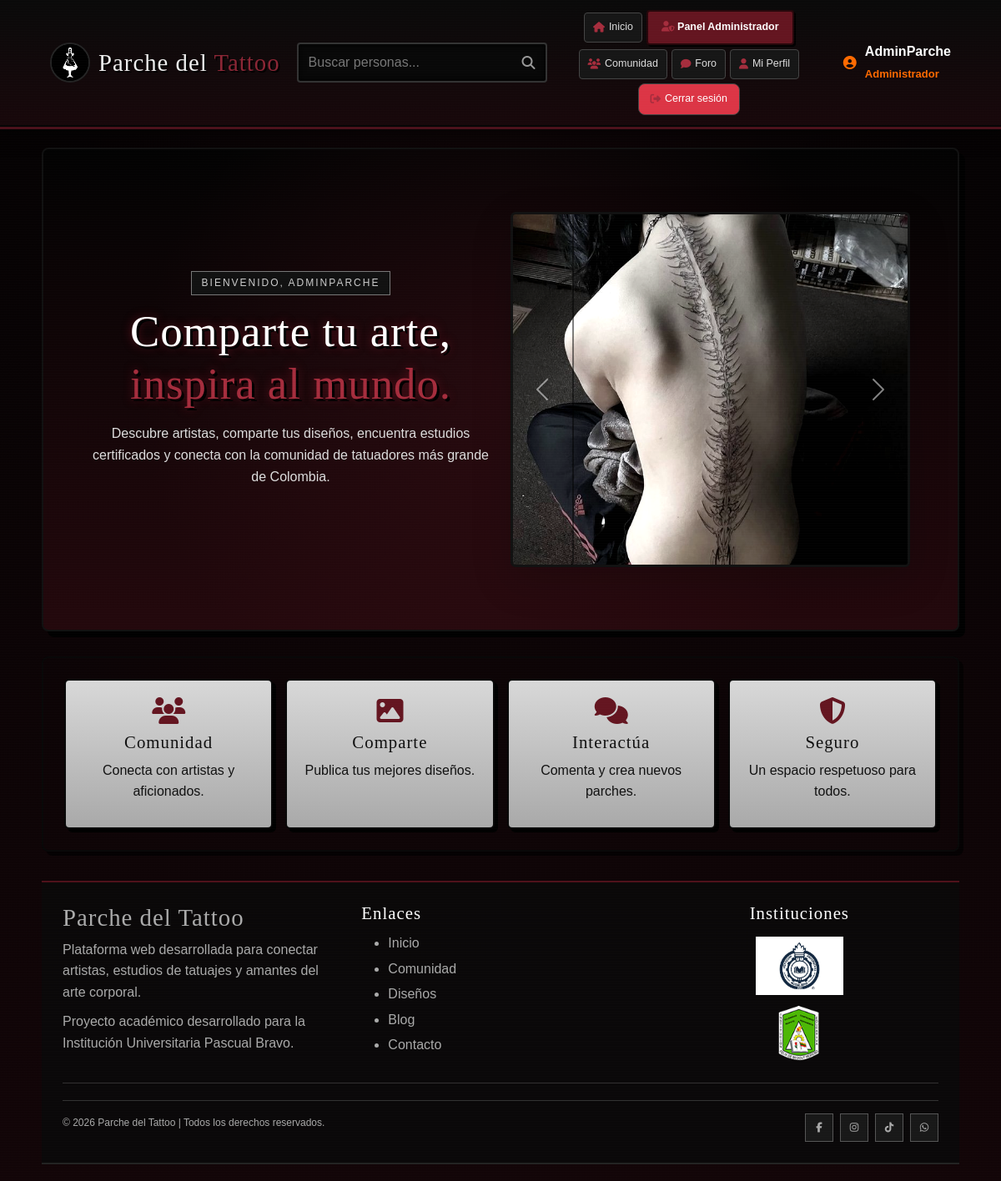
Page / (signed in) on the committed database.
### tables this page shows
CREATE TABLE `usuarios` (
  `id_usuario` int(11) NOT NULL,
  `nombre_usuario` varchar(50) NOT NULL,
  `nombre_completo` varchar(100) DEFAULT NULL,
  `email` varchar(100) NOT NULL,
  `password` varchar(255) NOT NULL,
  `telefono` varchar(20) DEFAULT NULL,
  `tipo_usuario` enum('Artista','Cliente','Administrador') NOT NULL DEFAULT 'Cliente',
  `fecha_registro` datetime DEFAULT current_timestamp(),
  `estado` tinyint(1) DEFAULT 1
);

### index.php (the view, shortened to what this page needs)
<?php
include("conexion.php");
$sesion_iniciada = isset($_SESSION["id_usuario"]);
$usuario = null;
$tipo_usuario = null;
if ($sesion_iniciada) {
    $id_usuario = $_SESSION["id_usuario"];
    $sql = "SELECT
                id_usuario,
                nombre_usuario,
                nombre_completo,
                email,
                tipo_usuario
            FROM usuarios
            WHERE id_usuario = ?
            AND estado = 1
            LIMIT 1";
    $stmt = $conexion->prepare($sql);
    $stmt->bind_param("i", $id_usuario);
    $stmt->execute();
    $resultado = $stmt->get_result();
    if ($resultado->num_rows === 1) {
        $usuario = $resultado->fetch_assoc();
        $tipo_usuario = $usuario["tipo_usuario"];
    } else {
        session_unset();
        session_destroy();
        $sesion_iniciada = false;
    }
}
?>
<!DOCTYPE html>
<html lang="es">
<head>
    <link
        href="https://cdn.jsdelivr.net/npm/bootstrap@5.3.7/dist/css/bootstrap.min.css"
        rel="stylesheet">
    <link
        rel="stylesheet"
        href="https://cdnjs.cloudflare.com/ajax/libs/font-awesome/6.6.0/css/all.min.css">
    <link
        rel="stylesheet"
        href="css/style.css">
</head>
<body>
<header>
    <div class="logo">
        <img
            src="./img/image-removebg-preview.png"
            alt="Logo Parche del Tattoo"
            class="logo-img">
        <h2>
            Parche del <span>Tattoo</span>
        </h2>
    </div>
    <div class="buscador">
        <input
            type="text"
            placeholder="Buscar personas...">
        <i class="fa-solid fa-magnifying-glass"></i>
    </div>
    <nav>
        <a href="index.php">
            <i class="fa-solid fa-house"></i>
            Inicio
        </a>
        <?php if ($sesion_iniciada && (
            $tipo_usuario === "Administrador" ||
            (isset($usuario['email']) && $usuario['email'] === 'adminparche@example.com')
        )): ?>
            <a href="admin.php" class="btn-tattoo btn-principal">
                <i class="fa-solid fa-user-shield"></i>
                Panel Administrador
            </a>
            <a href="comunidad.php">
                <i class="fa-solid fa-users"></i>
                Comunidad
            </a>
            <a href="foro.php">
                <i class="fa-solid fa-comment"></i>
                Foro
            </a>
            <a href="perfil.php">
                <i class="fa-solid fa-user"></i>
                Mi Perfil
            </a>
            <a href="logout.php" class="btn-cerrar-sesion">
                <i class="fa-solid fa-right-from-bracket"></i>
                Cerrar sesión
            </a>
        <?php endif; ?>
    </nav>
    <?php if ($sesion_iniciada && $usuario): ?>
        <div class="usuario-sesion">
            <i class="fa-solid fa-circle-user"></i>
            <div>
                <strong>
                    <?= htmlspecialchars($usuario["nombre_usuario"]) ?>
                </strong>
                <br>
                <span class="tipo-usuario">
                    <?= htmlspecialchars($tipo_usuario) ?>
                </span>
            </div>
        </div>
    <?php endif; ?>
</header>
<section class="hero">
    <div class="container">
        <div class="row align-items-center">
            <div class="col-lg-6">
                <?php if ($sesion_iniciada && $usuario): ?>
                    <span class="etiqueta">
                        Bienvenido,
                        <?= htmlspecialchars($usuario["nombre_usuario"]) ?>
                    </span>
                <?php else: ?>
                    <span class="etiqueta">
                        La red social del Tattoo
                    </span>
                <?php endif; ?>
                <h1>
                    Comparte tu arte,
                    <span>
                        inspira al mundo.
                    </span>
                </h1>
                <p>
                    Descubre artistas, comparte tus diseños,
                    encuentra estudios certificados y conecta
                    con la comunidad de tatuadores más grande
                    de Colombia.
                </p>
            </div>
            <div class="col-lg-6">
                <div
                    id="carouselTattoo"
                    class="carousel slide shadow-lg rounded overflow-hidden"
                    data-bs-ride="carousel">
                    <div class="carousel-inner">
                        <div class="carousel-item active">
                            <img
                                src="img/espinadorsal.jpg"
                                class="d-block w-100"
                                alt="Tatuaje espalda">
                        </div>
                    </div>
                    <button
                        class="carousel-control-prev"
                        type="button"
                        data-bs-target="#carouselTattoo"
                        data-bs-slide="prev">
                        <span class="carousel-control-prev-icon"></span>
                    </button>
                    <button
                        class="carousel-control-next"
                        type="button"
                        data-bs-target="#carouselTattoo"
                        data-bs-slide="next">
                        <span class="carousel-control-next-icon"></span>
                    </button>
                </div>
            </div>
        </div>
    </div>
</section>
<section class="caracteristicas">
    <div class="card">
        <i class="fa-solid fa-users"></i>
        <h3>Comunidad</h3>
        <p>
            Conecta con artistas y aficionados.
        </p>
    </div>
    <div class="card">
        <i class="fa-solid fa-image"></i>
        <h3>Comparte</h3>
        <p>
            Publica tus mejores diseños.
        </p>
    </div>
    <div class="card">
        <i class="fa-solid fa-comments"></i>
        <h3>Interactúa</h3>
        <p>
            Comenta y crea nuevos parches.
        </p>
    </div>
    <div class="card">
        <i class="fa-solid fa-shield-halved"></i>
        <h3>Seguro</h3>
        <p>
            Un espacio respetuoso para todos.
        </p>
    </div>
</section>
<footer>
    <div class="footer-contenedor">
        <div class="footer-info">
            <h2>Parche del Tattoo</h2>
            <p>
                Plataforma web desarrollada para conectar artistas,
                estudios de tatuajes y amantes del arte corporal.
            </p>
            <p>
                Proyecto académico desarrollado para la
                Institución Universitaria Pascual Bravo.
            </p>
        </div>
        <div class="footer-links">
            <h3>Enlaces</h3>
            <ul>
                <li>
                    <a href="index.php">
                        Inicio
                    </a>
                </li>
                <?php if ($sesion_iniciada): ?>
                    <li>
                        <a href="comunidad.php">
                            Comunidad
                        </a>
                    </li>
                    <li>
                        <a href="diseños.php">
                            Diseños
                        </a>
                    </li>
                    <li>
                        <a href="blog.php">
                            Blog
                        </a>
                    </li>
                <?php endif; ?>
                <li>
                    <a href="contacto.php">
                        Contacto
                    </a>
                </li>
            </ul>
        </div>
        <div class="footer-logos">
            <h3>Instituciones</h3>
            <img
                src="img/pascual.jpg"
                alt="Pascual Bravo">
            <img
                src="img/felix.png"
                alt="Félix de Bedout Moreno">
        </div>
    </div>
    <hr>
    <div class="footer-bottom">
        <p>
            © 2026 Parche del Tattoo |
            Todos los derechos reservados.
        </p>
        <div class="redes">
            <a href="#">
                <i class="fab fa-facebook-f"></i>
            </a>
            <a href="#">
                <i class="fab fa-instagram"></i>
            </a>
            <a href="#">
                <i class="fab fa-tiktok"></i>
            </a>
            <a href="#">
                <i class="fab fa-whatsapp"></i>
            </a>
        </div>
    </div>
</footer>
</body>
</html>

### index.php (style rules this page uses)
.usuario-sesion { display: flex; align-items: center; gap: 10px; color: white; margin-left: 15px; }
.usuario-sesion i { color: #ff6a00; }
.tipo-usuario { color: #ff6a00; font-weight: bold; font-size: 13px; }
.btn-cerrar-sesion { background: #dc3545 !important; color: white !important; border-radius: 8px; padding: 8px 14px !important; }

### rows in the picture
usuarios: nombre_usuario "AdminParche", tipo_usuario "Administrador", nombre_usuario "ADMINPARCHE"
